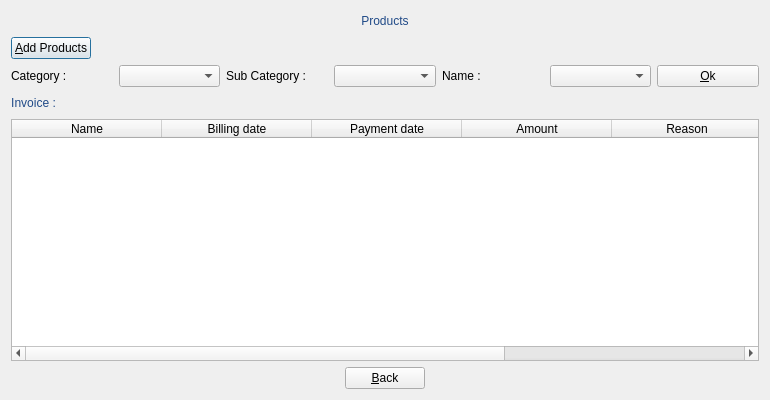
<?xml version="1.0" encoding="UTF-8"?>
<ui version="4.0">
 <class>DialogProducts</class>
 <widget class="QDialog" name="DialogProducts">
  <property name="windowModality">
   <enum>Qt::NonModal</enum>
  </property>
  <property name="geometry">
   <rect>
    <x>0</x>
    <y>0</y>
    <width>770</width>
    <height>400</height>
   </rect>
  </property>
  <property name="windowTitle">
   <string>manageBill Products</string>
  </property>
  <property name="windowIcon">
   <iconset resource="icon.qrc">
    <normaloff>:/icon/image/receipt32.png</normaloff>:/icon/image/receipt32.png</iconset>
  </property>
  <property name="sizeGripEnabled">
   <bool>false</bool>
  </property>
  <property name="modal">
   <bool>false</bool>
  </property>
  <layout class="QGridLayout" name="gridLayout_6">
   <item row="0" column="0">
    <layout class="QGridLayout" name="gridLayout">
     <item row="0" column="2">
      <widget class="QLabel" name="labelTitle">
       <property name="styleSheet">
        <string notr="true">font: 75 16pt &quot;URW Palladio L&quot;;
color: rgb(32, 74, 135);</string>
       </property>
       <property name="text">
        <string>&lt;html&gt;&lt;head/&gt;&lt;body&gt;&lt;p align=&quot;center&quot;&gt;Products&lt;/p&gt;&lt;/body&gt;&lt;/html&gt;</string>
       </property>
      </widget>
     </item>
     <item row="0" column="3">
      <spacer name="horizontalSpacer_3">
       <property name="orientation">
        <enum>Qt::Horizontal</enum>
       </property>
       <property name="sizeHint" stdset="0">
        <size>
         <width>40</width>
         <height>20</height>
        </size>
       </property>
      </spacer>
     </item>
     <item row="0" column="0">
      <spacer name="horizontalSpacer_2">
       <property name="orientation">
        <enum>Qt::Horizontal</enum>
       </property>
       <property name="sizeHint" stdset="0">
        <size>
         <width>40</width>
         <height>20</height>
        </size>
       </property>
      </spacer>
     </item>
    </layout>
   </item>
   <item row="1" column="0">
    <layout class="QGridLayout" name="gridLayout_2">
     <item row="0" column="0">
      <widget class="QPushButton" name="pushButtonAddProduct">
       <property name="styleSheet">
        <string notr="true">font: 75 13pt &quot;URW Palladio L&quot;;</string>
       </property>
       <property name="text">
        <string>&amp;Add Products</string>
       </property>
       <property name="icon">
        <iconset resource="icon.qrc">
         <normaloff>:/icon/image/add24.png</normaloff>:/icon/image/add24.png</iconset>
       </property>
       <property name="iconSize">
        <size>
         <width>24</width>
         <height>24</height>
        </size>
       </property>
      </widget>
     </item>
     <item row="0" column="1">
      <spacer name="horizontalSpacer_4">
       <property name="orientation">
        <enum>Qt::Horizontal</enum>
       </property>
       <property name="sizeHint" stdset="0">
        <size>
         <width>40</width>
         <height>20</height>
        </size>
       </property>
      </spacer>
     </item>
    </layout>
   </item>
   <item row="2" column="0">
    <layout class="QGridLayout" name="gridLayout_3">
     <item row="0" column="0">
      <widget class="QLabel" name="labelCategory">
       <property name="styleSheet">
        <string notr="true">font: 75 13pt &quot;URW Palladio L&quot;;</string>
       </property>
       <property name="text">
        <string>Category :</string>
       </property>
      </widget>
     </item>
     <item row="0" column="1">
      <widget class="QComboBox" name="comboBoxCategory"/>
     </item>
     <item row="0" column="2">
      <widget class="QLabel" name="labelSCategory">
       <property name="styleSheet">
        <string notr="true">font: 75 13pt &quot;URW Palladio L&quot;;</string>
       </property>
       <property name="text">
        <string>Sub Category :</string>
       </property>
      </widget>
     </item>
     <item row="0" column="3">
      <widget class="QComboBox" name="comboBoxSCategory"/>
     </item>
     <item row="0" column="4">
      <widget class="QLabel" name="labelName">
       <property name="styleSheet">
        <string notr="true">font: 75 13pt &quot;URW Palladio L&quot;;</string>
       </property>
       <property name="text">
        <string>Name :</string>
       </property>
      </widget>
     </item>
     <item row="0" column="5">
      <widget class="QComboBox" name="comboBoxName"/>
     </item>
     <item row="0" column="6">
      <widget class="QPushButton" name="pushButtonSearch">
       <property name="styleSheet">
        <string notr="true">font: 75 13pt &quot;URW Palladio L&quot;;</string>
       </property>
       <property name="text">
        <string>&amp;Ok</string>
       </property>
       <property name="icon">
        <iconset resource="icon.qrc">
         <normaloff>:/icon/image/check24.png</normaloff>:/icon/image/check24.png</iconset>
       </property>
       <property name="iconSize">
        <size>
         <width>24</width>
         <height>24</height>
        </size>
       </property>
      </widget>
     </item>
    </layout>
   </item>
   <item row="3" column="0">
    <layout class="QGridLayout" name="gridLayout_4">
     <item row="0" column="0">
      <widget class="QLabel" name="labelTableProduct">
       <property name="toolTip">
        <string>&lt;html&gt;&lt;head/&gt;&lt;body&gt;&lt;p align=&quot;center&quot;&gt;&lt;br/&gt;&lt;/p&gt;&lt;/body&gt;&lt;/html&gt;</string>
       </property>
       <property name="styleSheet">
        <string notr="true">font: 75 14pt &quot;URW Palladio L&quot;;
color: rgb(32, 74, 135);</string>
       </property>
       <property name="text">
        <string>&lt;html&gt;&lt;head/&gt;&lt;body&gt;&lt;p align=&quot;center&quot;&gt;Invoice :&lt;/p&gt;&lt;/body&gt;&lt;/html&gt;</string>
       </property>
      </widget>
     </item>
     <item row="0" column="1">
      <spacer name="horizontalSpacer">
       <property name="orientation">
        <enum>Qt::Horizontal</enum>
       </property>
       <property name="sizeHint" stdset="0">
        <size>
         <width>40</width>
         <height>20</height>
        </size>
       </property>
      </spacer>
     </item>
    </layout>
   </item>
   <item row="4" column="0">
    <widget class="QTableWidget" name="tableWidgetInvoice">
     <property name="minimumSize">
      <size>
       <width>0</width>
       <height>200</height>
      </size>
     </property>
     <property name="toolTip">
      <string>&lt;html&gt;&lt;head/&gt;&lt;body&gt;&lt;p align=&quot;center&quot;&gt;&lt;br/&gt;&lt;/p&gt;&lt;/body&gt;&lt;/html&gt;</string>
     </property>
     <property name="autoFillBackground">
      <bool>true</bool>
     </property>
     <property name="styleSheet">
      <string notr="true">font: 75 13pt &quot;URW Palladio L&quot;;</string>
     </property>
     <property name="verticalScrollBarPolicy">
      <enum>Qt::ScrollBarAsNeeded</enum>
     </property>
     <property name="sizeAdjustPolicy">
      <enum>QAbstractScrollArea::AdjustToContents</enum>
     </property>
     <attribute name="horizontalHeaderDefaultSectionSize">
      <number>150</number>
     </attribute>
     <column>
      <property name="text">
       <string>Name</string>
      </property>
     </column>
     <column>
      <property name="text">
       <string>Billing date</string>
      </property>
     </column>
     <column>
      <property name="text">
       <string>Payment date</string>
      </property>
     </column>
     <column>
      <property name="text">
       <string>Amount</string>
      </property>
     </column>
     <column>
      <property name="text">
       <string>Reason</string>
      </property>
     </column>
     <column>
      <property name="text">
       <string>Paid invoice</string>
      </property>
     </column>
    </widget>
   </item>
   <item row="5" column="0">
    <layout class="QGridLayout" name="gridLayout_5">
     <item row="0" column="0">
      <spacer name="horizontalSpacer_5">
       <property name="orientation">
        <enum>Qt::Horizontal</enum>
       </property>
       <property name="sizeHint" stdset="0">
        <size>
         <width>40</width>
         <height>20</height>
        </size>
       </property>
      </spacer>
     </item>
     <item row="0" column="1">
      <widget class="QPushButton" name="pushButtonBack">
       <property name="styleSheet">
        <string notr="true">font: 75 13pt &quot;URW Palladio L&quot;;</string>
       </property>
       <property name="text">
        <string>&amp;Back</string>
       </property>
       <property name="icon">
        <iconset resource="icon.qrc">
         <normaloff>:/icon/image/undo24.png</normaloff>:/icon/image/undo24.png</iconset>
       </property>
       <property name="iconSize">
        <size>
         <width>24</width>
         <height>24</height>
        </size>
       </property>
      </widget>
     </item>
     <item row="0" column="2">
      <spacer name="horizontalSpacer_6">
       <property name="orientation">
        <enum>Qt::Horizontal</enum>
       </property>
       <property name="sizeHint" stdset="0">
        <size>
         <width>40</width>
         <height>20</height>
        </size>
       </property>
      </spacer>
     </item>
    </layout>
   </item>
  </layout>
 </widget>
 <resources>
  <include location="icon.qrc"/>
 </resources>
 <connections/>
</ui>
